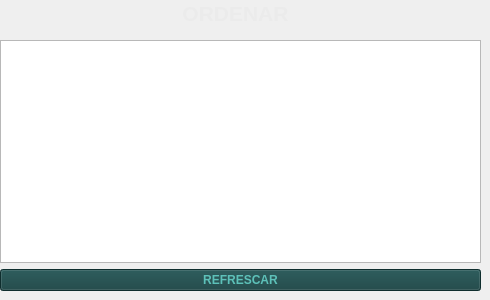
           <widget class="QWidget" name="tab_16">
            <attribute name="icon">
             <iconset>
              <normaloff>assets/SpotyUI/Ordenar.png</normaloff>assets/SpotyUI/Ordenar.png</iconset>
            </attribute>
            <attribute name="title">
             <string/>
            </attribute>
            <widget class="QWidget" name="layoutWidget_21">
             <property name="geometry">
              <rect>
               <x>0</x>
               <y>0</y>
               <width>471</width>
               <height>27</height>
              </rect>
             </property>
             <layout class="QHBoxLayout" name="horizontalLayout_14">
              <item>
               <spacer name="horizontalSpacer_30">
                <property name="orientation">
                 <enum>Qt::Horizontal</enum>
                </property>
                <property name="sizeHint" stdset="0">
                 <size>
                  <width>40</width>
                  <height>20</height>
                 </size>
                </property>
               </spacer>
              </item>
              <item>
               <widget class="QLabel" name="label_29">
                <property name="font">
                 <font>
                  <pointsize>16</pointsize>
                  <weight>75</weight>
                  <bold>true</bold>
                 </font>
                </property>
                <property name="styleSheet">
                 <string notr="true">color: rgb(235, 235, 235);</string>
                </property>
                <property name="text">
                 <string>ORDENAR</string>
                </property>
                <property name="alignment">
                 <set>Qt::AlignCenter</set>
                </property>
               </widget>
              </item>
              <item>
               <spacer name="horizontalSpacer_31">
                <property name="orientation">
                 <enum>Qt::Horizontal</enum>
                </property>
                <property name="sizeHint" stdset="0">
                 <size>
                  <width>40</width>
                  <height>20</height>
                 </size>
                </property>
               </spacer>
              </item>
             </layout>
            </widget>
            <widget class="QWidget" name="layoutWidget_22">
             <property name="geometry">
              <rect>
               <x>0</x>
               <y>40</y>
               <width>481</width>
               <height>251</height>
              </rect>
             </property>
             <layout class="QVBoxLayout" name="verticalLayout_12">
              <item>
               <widget class="QTableView" name="SortTable_3">
                <property name="font">
                 <font>
                  <weight>75</weight>
                  <bold>true</bold>
                 </font>
                </property>
                <property name="styleSheet">
                 <string notr="true">background-color: rgb(93, 193, 185);
border-color: rgb(0, 0, 0);
selection-background-color: rgb(21, 65, 65);
color: rgb(11, 31, 31);
border-top-color: rgb(11, 31, 31);
gridline-color: rgb(11, 31, 31);
selection-color: rgb(187, 191, 179);
QHeaderView::section { 
			background-color: #0b1f1f 
	}</string>
                </property>
                <attribute name="horizontalHeaderDefaultSectionSize">
                 <number>119</number>
                </attribute>
               </widget>
              </item>
              <item>
               <widget class="QPushButton" name="SortRefresh_3">
                <property name="font">
                 <font>
                  <pointsize>9</pointsize>
                  <weight>75</weight>
                  <bold>true</bold>
                 </font>
                </property>
                <property name="styleSheet">
                 <string notr="true">color: rgb(93, 193, 185);
background-color: #154141;</string>
                </property>
                <property name="text">
                 <string>REFRESCAR</string>
                </property>
               </widget>
              </item>
             </layout>
            </widget>
           </widget>
